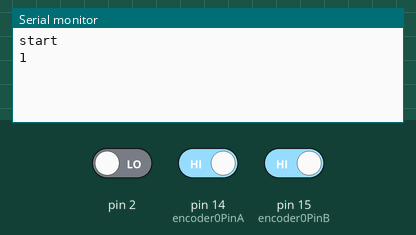
Simulated run of this sketch. Board: Arduino Uno, built with avr-gcc and run on an emulated ATmega328P. On the bench: the last lines printed to the serial monitor. The test bench sets the inputs (shaded band); at power-on: pin 2 LOW, pin 14 (encoder0PinA) HIGH, pin 15 (encoder0PinB) HIGH.

Above: at 2.8 s.
2.9 s: pin 2 driven HIGH
At 5.1 s:
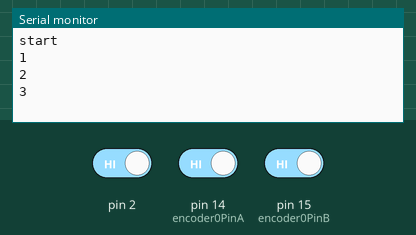
5.4 s: pin 2 driven LOW
At 12.6 s:
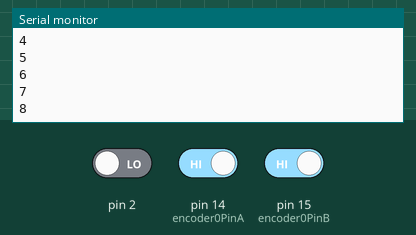
Timing chart, 0 to 13.9 s (numbered marks = the images above; inputs shaded):
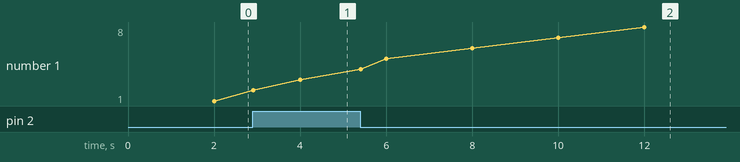

The sketch:

encoder_debounced_with_filter.ino
```cpp
#include <Bounce2.h>

#define encoder0PinA  14
#define encoder0PinB  15
Bounce debouncer = Bounce();
Bounce debouncer2 = Bounce();
volatile unsigned int encoder0Pos = 0;

void setup() {


  pinMode(encoder0PinA, INPUT);
  digitalWrite(encoder0PinA, HIGH);       // turn on pullup resistor
  pinMode(encoder0PinB, INPUT);
  digitalWrite(encoder0PinB, HIGH);       // turn on pullup resistor

  attachInterrupt(0, doEncoder, CHANGE);  // encoder pin on interrupt 0 - pin 2
  Serial.begin (9600);
  Serial.println("start");                // a personal quirk

 debouncer.attach(encoder0PinA);
  debouncer.interval(500);

 debouncer2.attach(encoder0PinB);
  debouncer2.interval(500);
}


void loop(){

      doEncoder();

// do some stuff here - the joy of interrupts is that they take care of themselves
}

void doEncoder()
{    debouncer.update();
delay(1000);
      debouncer2.update();
      delay(1000);
  /* If pinA and pinB are both high or both low, it is spinning
   * forward. If they're different, it's going backward.
   *
   * For more information on speeding up this process, see
   * [Reference/PortManipulation], specifically the PIND register.
   */

     int value = debouncer.read();
       int value2 = debouncer2.read();

  if (value == value2)
  {
    encoder0Pos++ ;
  }

  Serial.println (encoder0Pos, DEC);
}
```

Measured:
- after the input at 2.9 s, the serial monitor: prints a new line after 1.1 s (image 1)
- after the input at 5.4 s, the serial monitor: prints a new line after 6.6 s (image 2)
- plotted number 1: 1 → 3 after the input at 2.9 s, 3 → 8 after the input at 5.4 s
